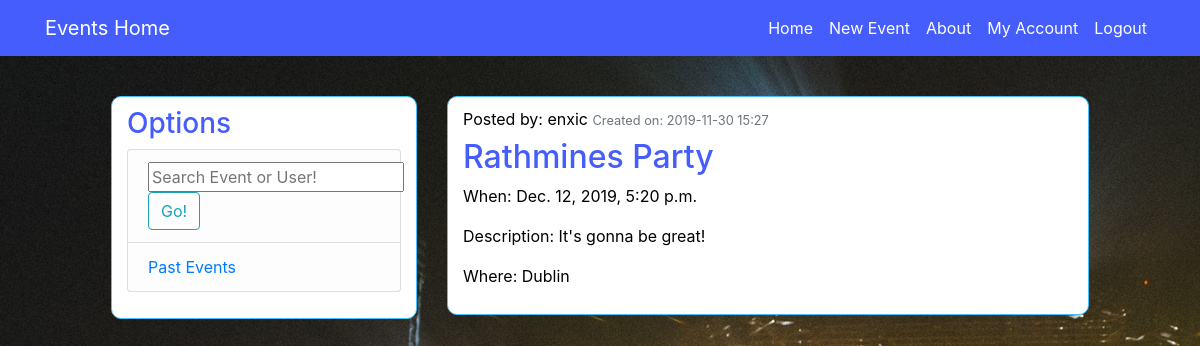
/post/1/ (signed in), run on the app's committed database.
### eventsapp/models.py (models this page shows, shortened)
class Post(models.Model):
    event_name = models.CharField(max_length=200)
    event_description = models.TextField()
    location = models.CharField(max_length=200, default='Dublin')
    event_date = models.DateTimeField()
    date_created = models.DateTimeField(default=timezone.now)
    user = models.ForeignKey(User, on_delete=models.CASCADE)

### eventsapp/views.py (the view)
# urls.py: path('post/<int:pk>/', PostDetailView.as_view(), name='post-detail'),
class PostDetailView(LoginRequiredMixin, DetailView):
    model = Post

### eventsapp/templates/eventsapp/post_detail.html (shortened to what this page needs)
{% extends "eventsapp/base.html" %}
{% block content %}
<article class="media content-section">
  <div class="media-body">
    <div class="article-metadata">
      <span>Posted by: {{ object.user }}</span>
      <small class="text-muted">Created on: {{ object.date_created|date:"Y-m-d H:i" }}</small>
    </div>
    <h2 class="article-title">{{ object.event_name }}</h2>
      <p class="article-content">When: {{ object.event_date }}</p>
      <p class="article-content">Description: {{ object.event_description }}</p>
      <p class="article-content">Where: {{ object.location }}</p>
  </div>
</article>
{% endblock content %}

### eventsapp/static/eventsapp/main.css (style rules this page uses)
body { height: 100%; background-image: url("/media/background.jpg"); background-repeat: no-repeat; background-attachment:fixed; color: black; margin: 6rem; }
h1, h2, h3, h4, h5, h6 { color: rgb(68, 93, 252);; }
.content-section { background: white; padding: 10px 15px; border: 1px solid rgb(68, 193, 252); border-radius: 10px; margin-bottom: 20px; }
.article-title { color: rgb(68, 93, 252); }
.article-metadata { padding-bottom: 1.5px; margin-bottom: 5px; }

### data on the page
Post: user "enxic", date_created "2019-11-30 15:27", event_name "Rathmines Party", event_date "Dec. 12, 2019, 5:20 p.m.", event_description "It's gonna be great!", location "Dublin"
